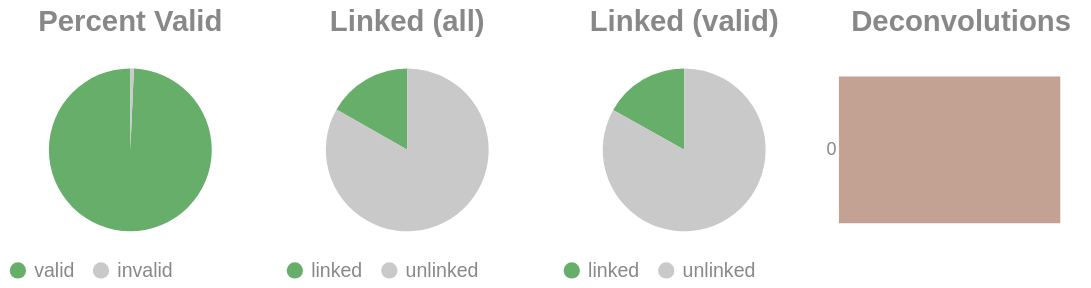

This figure's notebook cell:
### Code cell
if SKIPLR:
    pass
else:
    clash = Counter()
    for i in valids['molecule'].to_list():
        _mol = i.split("-")
        if len(_mol) == 1:
            clash.update('0')
        else:
            clash.update(_mol[-1])

    _d = {"deconvolutions": [], 'count': []}
    for k,v in clash.items():
        _d['deconvolutions'].append(k)
        _d['count'].append(v)

    tot_valid = valids['reads'].sum()
    mask = valids['reads'] >= 2
    n_linked_reads = valids.filter(mask)['reads'].sum()
    if n_linked_reads == 0:
        print_html("No linked molecules (>=2 reads) were detected; skipping linked-only distributions.")
        SKIPLR = True
    else:
        perc_valid = round(tot_valid / n_reads, 4)
        linked_perc_abs = round(n_linked_reads / n_reads, 4)
        linked_perc = round(n_linked_reads / tot_valid, 4)

    _valid = pl.DataFrame({"valids": ['valid', 'invalid'], "count": [tot_valid, n_reads - tot_valid]})
    _linked_abs = pl.DataFrame({"linked (absolute)": ['linked', 'unlinked'], "count": [n_linked_reads, n_reads - n_linked_reads]})
    _linked_rel = pl.DataFrame({"linked (valids)": ['linked', 'unlinked'], "count": [n_linked_reads, tot_valid - n_linked_reads]})

    (
        alt.hconcat(
            piechart(_valid, goodval = 'valid', title = "Percent Valid"),
            piechart(_linked_abs, goodval = "linked", title =  "Linked (all)"),
            piechart(_linked_rel, goodval = "linked", title =  "Linked (valid)"),
            convolutionbar(pl.DataFrame(_d), title = "Deconvolutions"),
            center = True,
            bounds = 'flush'
        )
        .resolve_scale(color='independent')
        .resolve_legend('independent')
        .properties(usermeta={'embedOptions': {"actions": False}})
    ).display()

### Figure 1 — Vega-Lite specification as saved in the notebook (floating-point values rounded to 4 significant figures)
{"width": "container", "height": 400, "config": {"title": {"anchor": "start", "dy": -15, "fontSize": 18, "color": "#888888", "subtitleColor": "#888888", "subtitleFontSize": 14}, "arc": {"fill": "#0072B2"}, "axis": {"domainColor": "#888888", "domainWidth": 0.5, "gridWidth": 0.2, "grid": false, "titleFontWeight": 400, "titleFontSize": 15, "labelFontSize": 11, "labelColor": "#888888", "tickColor": "#888888", "tickWidth": 0.2, "titleColor": "#888888"}, "axisBand": {"grid": false}, "axisX": {"grid": true, "tickSize": 10, "domainCap": "round"}, "axisY": {"domain": false, "grid": true, "tickSize": 0, "domainCap": "round"}, "background": "transparent", "header": {"labelFontSize": 15, "labelColor": "#888888", "titleFontSize": 15, "titleFontWeight": 600, "titleColor": "#888888"}, "legend": {"labelFont": "sans-serif", "labelFontSize": 12, "labelColor": "#888888", "symbolSize": 100, "symbolType": "circle", "titleFontSize": 12, "titlePadding": 10, "titleColor": "#888888", "title": null}, "range": {"category": ["#E69F00", "#56B4E9", "#009E73", "#F0E442", "#0072B2", "#D55E00", "#CC79A7", "#000000"], "diverging": ["#cfe8f3", "#a2d4ec", "#73bfe2", "#46abdb", "#1696d2", "#12719e"]}, "area": {"fill": "#0072B2", "fillOpacity": 0.7, "line": true, "strokeOpacity": 0.7}, "line": {"color": "#0072B2", "stroke": "#0072B2", "strokeWidth": 2}, "trail": {"color": "#0072B2", "stroke": "#0072B2", "strokeWidth": 0, "size": 1}, "point": {"filled": true, "fillOpacity": 1.0, "size": 95}, "text": {"color": "#888888", "fontSize": 11, "align": "right", "fontWeight": 400, "size": 11}, "bar": {"fill": "#0072B2", "stroke": null}, "view": {"stroke": null, "continuousWidth": 660, "continuousHeight": 400}}, "hconcat": [{"data": {"name": "data-27e96750d0a82e68222f7076284e4bd7"}, "mark": {"type": "arc"}, "encoding": {"color": {"field": "valids", "legend": {"orient": "bottom", "title": null}, "scale": {"domain": ["valid", "invalid"], "range": ["#68ae6b", "#C9C9C9"]}, "title": "Valids", "type": "nominal"}, "theta": {"field": "count", "type": "quantitative"}, "tooltip": [{"field": "valids", "title": "Valids", "type": "ordinal"}, {"field": "percent", "format": ".2%", "title": "Percent", "type": "quantitative"}, {"field": "count", "title": "Count", "type": "quantitative"}]}, "height": 100, "title": {"text": "Percent Valid", "align": "center", "anchor": "middle"}, "transform": [{"calculate": "datum.count / 90346", "as": "percent"}], "width": 150}, {"data": {"name": "data-5ef1c5afec94a5388b42fbe9d73b1722"}, "mark": {"type": "arc"}, "encoding": {"color": {"field": "linked (absolute)", "legend": {"orient": "bottom", "title": null}, "scale": {"domain": ["linked", "unlinked"], "range": ["#68ae6b", "#C9C9C9"]}, "title": "Linked (Absolute)", "type": "nominal"}, "theta": {"field": "count", "type": "quantitative"}, "tooltip": [{"field": "linked (absolute)", "title": "Linked (Absolute)", "type": "ordinal"}, {"field": "percent", "format": ".2%", "title": "Percent", "type": "quantitative"}, {"field": "count", "title": "Count", "type": "quantitative"}]}, "height": 100, "title": {"text": "Linked (all)", "align": "center", "anchor": "middle"}, "transform": [{"calculate": "datum.count / 90346", "as": "percent"}], "width": 150}, {"data": {"name": "data-465dd836cea10e456a17481c86bd48f4"}, "mark": {"type": "arc"}, "encoding": {"color": {"field": "linked (valids)", "legend": {"orient": "bottom", "title": null}, "scale": {"domain": ["linked", "unlinked"], "range": ["#68ae6b", "#C9C9C9"]}, "title": "Linked (Valids)", "type": "nominal"}, "theta": {"field": "count", "type": "quantitative"}, "tooltip": [{"field": "linked (valids)", "title": "Linked (Valids)", "type": "ordinal"}, {"field": "percent", "format": ".2%", "title": "Percent", "type": "quantitative"}, {"field": "count", "title": "Count", "type": "quantitative"}]}, "height": 100, "title": {"text": "Linked (valid)", "align": "center", "anchor": "middle"}, "transform": [{"calculate": "datum.count / 89705", "as": "percent"}], "width": 150}, {"data": {"name": "data-0073dbef46d113b69f3bf4590144c21c"}, "mark": {"type": "bar"}, "encoding": {"color": {"field": "deconvolutions", "legend": null, "scale": {"scheme": "lightgreyred"}, "type": "nominal"}, "tooltip": [{"field": "deconvolutions", "title": "Deconvolutions", "type": "ordinal"}, {"field": "percent", "format": ".2%", "title": "Percent", "type": "quantitative"}, {"field": "count", "title": "Count", "type": "quantitative"}], "x": {"axis": null, "field": "count", "type": "quantitative"}, "y": {"field": "deconvolutions", "sort": "ascending", "title": null, "type": "nominal"}}, "height": 100, "title": {"text": "Deconvolutions", "align": "center", "anchor": "middle"}, "transform": [{"calculate": "datum.count / 81526", "as": "percent"}], "width": 150}], "bounds": "flush", "center": true, "resolve": {"legend": {"angle": "independent"}, "scale": {"color": "independent"}}, "usermeta": {"embedOptions": {"actions": false}}, "$schema": "https://vega.github.io/schema/vega-lite/v6.1.0.json", "datasets": {"data-27e96750d0a82e68222f7076284e4bd7": [{"valids": "valid", "count": 89705}, {"valids": "invalid", "count": 641}], "data-5ef1c5afec94a5388b42fbe9d73b1722": [{"linked (absolute)": "linked", "count": 15130}, {"linked (absolute)": "unlinked", "count": 75216}], "data-465dd836cea10e456a17481c86bd48f4": [{"linked (valids)": "linked", "count": 15130}, {"linked (valids)": "unlinked", "count": 74575}], "data-0073dbef46d113b69f3bf4590144c21c": [{"deconvolutions": "0", "count": 81526}]}}
